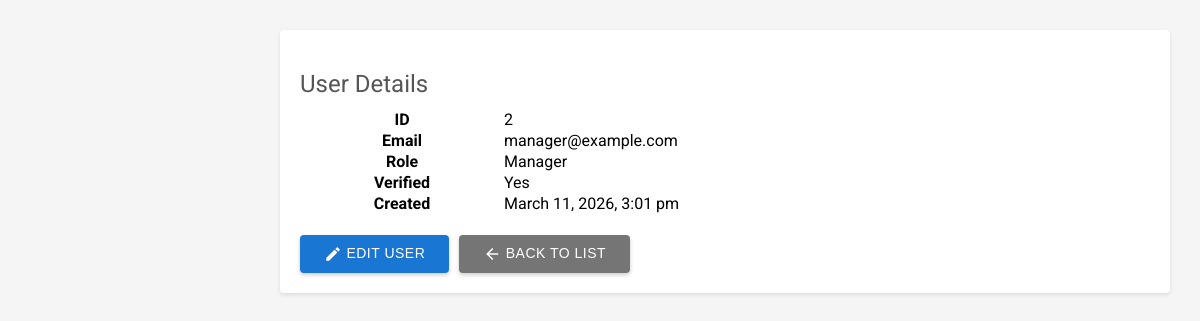
Screenshot of /users/user-view.php?user_id=2 (signed in) with the database file from the repository.
### tables this page shows
CREATE TABLE `users` (
  `id` int(11) NOT NULL,
  `email` varchar(255) NOT NULL,
  `password` varchar(255) NOT NULL,
  `role` enum('admin','manager','user') DEFAULT 'user',
  `is_verified` tinyint(1) DEFAULT 0,
  `verification_token` varchar(64) DEFAULT NULL,
  `email_verification_expires` datetime DEFAULT NULL,
  `created_at` timestamp NOT NULL DEFAULT current_timestamp(),
  `updated_at` timestamp NOT NULL DEFAULT current_timestamp() ON UPDATE current_timestamp()
);

### users/user-view.php (the view, shortened to what this page needs)
<?php
require_once '../config/config.php';
require_once '../config/functions.php';
$userId = $_GET['user_id'] ?? 0;
$stmt = $pdo->prepare("SELECT id, email, role, is_verified, verification_token, email_verification_expires, created_at FROM users WHERE id = ?");
$stmt->execute([$userId]);
$user = $stmt->fetch(PDO::FETCH_ASSOC);
?>
<div class="card">
    <h2>User Details</h2>
    <?php if ($user): ?>
        <table>
            <tr>
                <th style="width: 200px;">ID</th>
                <td><?php echo $user['id']; ?></td>
            </tr>
            <tr>
                <th>Email</th>
                <td><?php echo htmlspecialchars($user['email']); ?></td>
            </tr>
            <tr>
                <th>Role</th>
                <td>
                    <span class="badge badge-<?php echo $user['role']; ?>">
                        <?php echo ucfirst($user['role']); ?>
                    </span>
                </td>
            </tr>
            <tr>
                <th>Verified</th>
                <td>
                    <span class="badge badge-<?php echo $user['is_verified'] ? 'verified' : 'unverified'; ?>">
                        <?php echo $user['is_verified'] ? 'Yes' : 'No'; ?>
                    </span>
                </td>
            </tr>
            <tr>
                <th>Created</th>
                <td><?php echo date('F j, Y, g:i a', strtotime($user['created_at'])); ?></td>
            </tr>
        </table>
        <div style="margin-top: 20px; display: flex; gap: 10px;">
            <a href="user-update.php?user_id=<?php echo $user['id']; ?>">
                <button>
                    <span class="material-icons" style="vertical-align: middle; font-size: 18px;">edit</span>
                    Edit User
                </button>
            </a>
            <a href="dashboard.php">
                <button style="background: #757575;">
                    <span class="material-icons" style="vertical-align: middle; font-size: 18px;">arrow_back</span>
                    Back to List
                </button>
            </a>
        </div>
    <?php else: ?>
        <div class="error">User not found.</div>
    <?php endif; ?>
</div>

### assets/css/style.css (style rules this page uses)
* { margin: 0; padding: 0; box-sizing: border-box; }
body { font-family: 'Roboto', Arial, sans-serif; background: #f5f5f5; display: flex; min-height: 100vh; }
h2 { color: #555; margin: 20px 0 10px; font-weight: 400; }
.card { background: white; border-radius: 4px; box-shadow: 0 2px 4px rgba(0, 0, 0, 0.1); padding: 20px; margin-bottom: 20px; }
button { background: #1976d2; color: white; padding: 10px 24px; border: none; border-radius: 4px; cursor: pointer; font-size: 14px; font-weight: 500; text-transform: uppercase; letter-spacing: 0.5px; box-shadow: 0 2px 4px rgba(0, 0, 0, 0.2); transition: background 0.2s, box-shadow 0.2s; }
a { color: #1976d2; text-decoration: none; }

### rows the page displays
users: id "2", email "manager@example.com", role "Manager", created_at "March 11, 2026, 3:01 pm"
